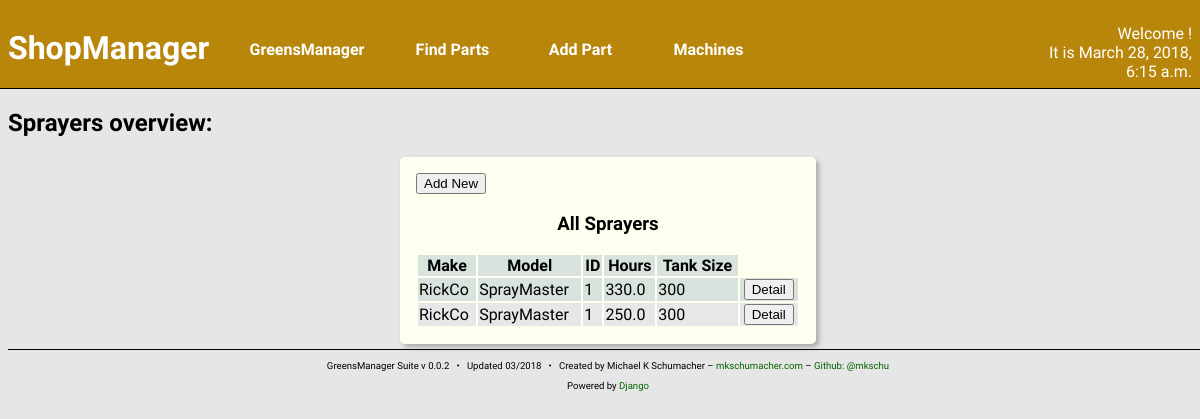
/shop/sprayer/, run on the app's committed database.
### machines/models.py (models this page shows, shortened)
class Machine(models.Model):
    make = models.CharField(max_length=128)
    model = models.TextField(max_length=256)
    year = models.IntegerField()
    ident_number = models.CharField(max_length=16,
                                    blank = True,
                                    null = True)
    date_purchased = models.DateField()
    hours = models.FloatField()
    in_commission = models.BooleanField(default = True)
    fuel_type = models.ManyToManyField('parts.Fuel',
                                       blank = True,
                                       related_name = '+')
    oil_type = models.ManyToManyField('parts.Oil',
                                      blank = True,
                                      related_name = '+')
    oil_capacity = models.FloatField(blank = True, null = True)
    hyd_oil_type = models.ManyToManyField('parts.Oil',
                                          blank = True,
                                          related_name = '+')
    hyd_oil_capacity = models.FloatField(blank = True, null = True)
    oil_filter = models.ManyToManyField('parts.Filter',
                                        blank = True,
                                        related_name = '+')
    hyd_oil_filter = models.ManyToManyField('parts.Filter',
                                            blank = True,
                                            related_name = '+')
    fuel_filter = models.ManyToManyField('parts.Filter',
                                         blank = True,
                                         related_name = '+')
    created_at = models.DateTimeField(auto_now_add=True)
    updated_at = models.DateTimeField(auto_now=True)

class Sprayer(Machine):
    tank_capacity = models.IntegerField()

class Machine(models.Model):
    make = models.CharField(max_length=128)
    model = models.TextField(max_length=256)
    year = models.IntegerField()
    ident_number = models.CharField(max_length=16,
                                    blank = True,
                                    null = True)
    date_purchased = models.DateField()
    hours = models.FloatField()
    in_commission = models.BooleanField(default = True)
    fuel_type = models.ManyToManyField('parts.Fuel',
                                       blank = True,
                                       related_name = '+')
    oil_type = models.ManyToManyField('parts.Oil',
                                      blank = True,
                                      related_name = '+')
    oil_capacity = models.FloatField(blank = True, null = True)
    hyd_oil_type = models.ManyToManyField('parts.Oil',
                                          blank = True,
                                          related_name = '+')
    hyd_oil_capacity = models.FloatField(blank = True, null = True)
    oil_filter = models.ManyToManyField('parts.Filter',
                                        blank = True,
                                        related_name = '+')
    hyd_oil_filter = models.ManyToManyField('parts.Filter',
                                            blank = True,
                                            related_name = '+')
    fuel_filter = models.ManyToManyField('parts.Filter',
                                         blank = True,
                                         related_name = '+')
    created_at = models.DateTimeField(auto_now_add=True)
    updated_at = models.DateTimeField(auto_now=True)

### machines/views.py (the view)
def sprayerIndex(request):
    sprayers = Sprayer.objects.all()
    context = {
        'curr_time': curr_time(),
        'sprayers': sprayers,
    }
    return render(request, 'machines/sprayer_index.html', context)

### machines/views.py (called while the page is built)
def curr_time():
    return now()

### machines/templates/machines/sprayer_index.html
{% include "machines/shophead.html" %}
<h2>Sprayers overview:</h2>
<section class="content-block content-block-full">
    <a href="{% url 'shop:sprayer_new' %}">
        <button>Add New</button>
    </a>
    <h3>All Sprayers</h3>
    <table>
        <thead>
            <th>Make</th>
            <th>Model</th>
            <th>ID</th>
            <th>Hours</th>
            <th>Tank Size</th>
        </thead>
        {% for s in sprayers %}
        <tr>
            <td>{{ s.make }}</td>
            <td>{{ s.model }}</td>
            <td>{{ s.ident_number }}</td>
            <td>{{ s.hours }}</td>
            <td>{{ s.tank_capacity }}</td>
            <td class="center-align">
                <a href="{% url 'shop:sprayer_detail' pk=s.pk %}">
                    <button>Detail</button>
                </a>
            </td>
        </tr>
        {% endfor %}
    </table>
</section>
{% include "foot.html" %}

### greensManager/static/styles/main.css (style rules this page uses)
body { background: #e6e6e6; font-family: 'Quattrocento Sans', sans-serif; width: 100vw; overflow: auto; }
a { text-decoration: none; color: darkgreen; }
.content-block { width: 32%; float: left; border-radius: 5px; margin: 5px; padding: 2px; background: ivory; box-shadow: 3px 3px 5px darkgray; height: 37vh; overflow: hidden; }
.content-block h3 { text-align: center; }
.content-block table { width: 100%; }
.content-block tr:nth-child(odd) { background: #d9e3de; }
.content-block tr:nth-child(even) { background: #e7e7e7; }
.content-block-full { margin-left: auto; margin-right: auto; float: none; height: auto; overflow: auto; padding: 1em; }
.content-block-full table { margin: auto; }
.center-align { text-align: center; }

### data on the page
Sprayer: make "RickCo", model "SprayMaster", ident_number "1", hours "330.0", tank_capacity "300"
Sprayer: make "RickCo", model "SprayMaster", ident_number "1", hours "250.0", tank_capacity "300"

### other printed values
{{ curr_time }} "March 28, 2018, 6:15 a.m."
